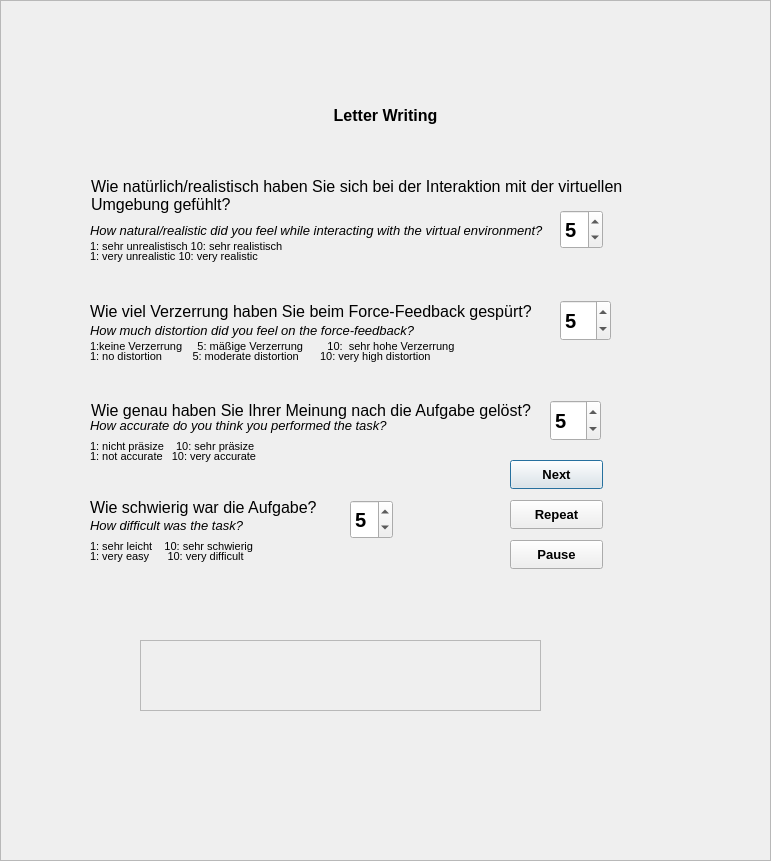
<?xml version="1.0" encoding="UTF-8"?>
<ui version="4.0">
 <class>questionletter</class>
 <widget class="QDialog" name="questionletter">
  <property name="geometry">
   <rect>
    <x>0</x>
    <y>0</y>
    <width>771</width>
    <height>861</height>
   </rect>
  </property>
  <property name="windowTitle">
   <string>Questionnaire for Letter Writing Task</string>
  </property>
  <widget class="QFrame" name="frame">
   <property name="geometry">
    <rect>
     <x>0</x>
     <y>0</y>
     <width>771</width>
     <height>861</height>
    </rect>
   </property>
   <property name="frameShape">
    <enum>QFrame::StyledPanel</enum>
   </property>
   <property name="frameShadow">
    <enum>QFrame::Raised</enum>
   </property>
   <widget class="QFrame" name="frame_2">
    <property name="geometry">
     <rect>
      <x>140</x>
      <y>640</y>
      <width>401</width>
      <height>71</height>
     </rect>
    </property>
    <property name="frameShape">
     <enum>QFrame::StyledPanel</enum>
    </property>
    <property name="frameShadow">
     <enum>QFrame::Raised</enum>
    </property>
   </widget>
   <widget class="QSpinBox" name="spinBox_2">
    <property name="geometry">
     <rect>
      <x>550</x>
      <y>400</y>
      <width>51</width>
      <height>41</height>
     </rect>
    </property>
    <property name="font">
     <font>
      <pointsize>15</pointsize>
      <bold>true</bold>
     </font>
    </property>
    <property name="layoutDirection">
     <enum>Qt::LeftToRight</enum>
    </property>
    <property name="autoFillBackground">
     <bool>false</bool>
    </property>
    <property name="buttonSymbols">
     <enum>QAbstractSpinBox::UpDownArrows</enum>
    </property>
    <property name="minimum">
     <number>1</number>
    </property>
    <property name="maximum">
     <number>10</number>
    </property>
    <property name="value">
     <number>5</number>
    </property>
   </widget>
   <widget class="QLabel" name="label_12">
    <property name="geometry">
     <rect>
      <x>91</x>
      <y>400</y>
      <width>451</width>
      <height>20</height>
     </rect>
    </property>
    <property name="font">
     <font>
      <pointsize>12</pointsize>
     </font>
    </property>
    <property name="text">
     <string>Wie genau haben Sie Ihrer Meinung nach die Aufgabe gelöst?</string>
    </property>
    <property name="alignment">
     <set>Qt::AlignBottom|Qt::AlignLeading|Qt::AlignLeft</set>
    </property>
    <property name="wordWrap">
     <bool>true</bool>
    </property>
   </widget>
   <widget class="QLabel" name="label_11">
    <property name="geometry">
     <rect>
      <x>90</x>
      <y>450</y>
      <width>191</width>
      <height>20</height>
     </rect>
    </property>
    <property name="font">
     <font>
      <pointsize>8</pointsize>
     </font>
    </property>
    <property name="text">
     <string>1: not accurate   10: very accurate</string>
    </property>
    <property name="alignment">
     <set>Qt::AlignLeading|Qt::AlignLeft|Qt::AlignTop</set>
    </property>
   </widget>
   <widget class="QLabel" name="label_10">
    <property name="geometry">
     <rect>
      <x>90</x>
      <y>240</y>
      <width>231</width>
      <height>20</height>
     </rect>
    </property>
    <property name="font">
     <font>
      <pointsize>8</pointsize>
     </font>
    </property>
    <property name="text">
     <string>1: sehr unrealistisch 10: sehr realistisch</string>
    </property>
    <property name="alignment">
     <set>Qt::AlignLeading|Qt::AlignLeft|Qt::AlignTop</set>
    </property>
   </widget>
   <widget class="QLabel" name="label_14">
    <property name="geometry">
     <rect>
      <x>90</x>
      <y>550</y>
      <width>191</width>
      <height>20</height>
     </rect>
    </property>
    <property name="font">
     <font>
      <pointsize>8</pointsize>
     </font>
    </property>
    <property name="text">
     <string>1: very easy      10: very difficult</string>
    </property>
    <property name="alignment">
     <set>Qt::AlignLeading|Qt::AlignLeft|Qt::AlignTop</set>
    </property>
   </widget>
   <widget class="QLabel" name="label">
    <property name="geometry">
     <rect>
      <x>90</x>
      <y>220</y>
      <width>461</width>
      <height>20</height>
     </rect>
    </property>
    <property name="font">
     <font>
      <pointsize>10</pointsize>
      <italic>true</italic>
     </font>
    </property>
    <property name="text">
     <string>How natural/realistic did you feel while interacting with the virtual environment?</string>
    </property>
   </widget>
   <widget class="QLabel" name="label_3">
    <property name="geometry">
     <rect>
      <x>90</x>
      <y>410</y>
      <width>381</width>
      <height>31</height>
     </rect>
    </property>
    <property name="font">
     <font>
      <pointsize>10</pointsize>
      <italic>true</italic>
     </font>
    </property>
    <property name="text">
     <string>How accurate do you think you performed the task?</string>
    </property>
   </widget>
   <widget class="QLabel" name="label_4">
    <property name="geometry">
     <rect>
      <x>90</x>
      <y>510</y>
      <width>201</width>
      <height>31</height>
     </rect>
    </property>
    <property name="font">
     <font>
      <pointsize>10</pointsize>
      <italic>true</italic>
     </font>
    </property>
    <property name="text">
     <string>How difficult was the task?</string>
    </property>
   </widget>
   <widget class="QPushButton" name="NextButton">
    <property name="geometry">
     <rect>
      <x>510</x>
      <y>460</y>
      <width>93</width>
      <height>29</height>
     </rect>
    </property>
    <property name="font">
     <font>
      <pointsize>10</pointsize>
      <bold>true</bold>
     </font>
    </property>
    <property name="text">
     <string>Next</string>
    </property>
   </widget>
   <widget class="QLabel" name="label_13">
    <property name="geometry">
     <rect>
      <x>90</x>
      <y>490</y>
      <width>291</width>
      <height>27</height>
     </rect>
    </property>
    <property name="font">
     <font>
      <pointsize>12</pointsize>
     </font>
    </property>
    <property name="text">
     <string>Wie schwierig war die Aufgabe?</string>
    </property>
    <property name="alignment">
     <set>Qt::AlignBottom|Qt::AlignLeading|Qt::AlignLeft</set>
    </property>
   </widget>
   <widget class="QSpinBox" name="spinBox_3">
    <property name="geometry">
     <rect>
      <x>350</x>
      <y>500</y>
      <width>43</width>
      <height>39</height>
     </rect>
    </property>
    <property name="font">
     <font>
      <pointsize>15</pointsize>
      <bold>true</bold>
      <strikeout>false</strikeout>
     </font>
    </property>
    <property name="focusPolicy">
     <enum>Qt::WheelFocus</enum>
    </property>
    <property name="layoutDirection">
     <enum>Qt::LeftToRight</enum>
    </property>
    <property name="autoFillBackground">
     <bool>false</bool>
    </property>
    <property name="buttonSymbols">
     <enum>QAbstractSpinBox::UpDownArrows</enum>
    </property>
    <property name="minimum">
     <number>1</number>
    </property>
    <property name="maximum">
     <number>10</number>
    </property>
    <property name="value">
     <number>5</number>
    </property>
   </widget>
   <widget class="QLabel" name="label_9">
    <property name="geometry">
     <rect>
      <x>91</x>
      <y>160</y>
      <width>571</width>
      <height>54</height>
     </rect>
    </property>
    <property name="font">
     <font>
      <pointsize>12</pointsize>
     </font>
    </property>
    <property name="text">
     <string>Wie natürlich/realistisch haben Sie sich bei der Interaktion mit der virtuellen Umgebung gefühlt?</string>
    </property>
    <property name="alignment">
     <set>Qt::AlignBottom|Qt::AlignLeading|Qt::AlignLeft</set>
    </property>
    <property name="wordWrap">
     <bool>true</bool>
    </property>
   </widget>
   <widget class="QSpinBox" name="spinBox">
    <property name="geometry">
     <rect>
      <x>560</x>
      <y>210</y>
      <width>43</width>
      <height>39</height>
     </rect>
    </property>
    <property name="font">
     <font>
      <pointsize>15</pointsize>
      <bold>true</bold>
     </font>
    </property>
    <property name="layoutDirection">
     <enum>Qt::LeftToRight</enum>
    </property>
    <property name="autoFillBackground">
     <bool>false</bool>
    </property>
    <property name="buttonSymbols">
     <enum>QAbstractSpinBox::UpDownArrows</enum>
    </property>
    <property name="minimum">
     <number>1</number>
    </property>
    <property name="maximum">
     <number>10</number>
    </property>
    <property name="value">
     <number>5</number>
    </property>
   </widget>
   <widget class="QLabel" name="label_15">
    <property name="geometry">
     <rect>
      <x>90</x>
      <y>250</y>
      <width>231</width>
      <height>20</height>
     </rect>
    </property>
    <property name="font">
     <font>
      <pointsize>8</pointsize>
     </font>
    </property>
    <property name="text">
     <string>1: very unrealistic 10: very realistic</string>
    </property>
    <property name="alignment">
     <set>Qt::AlignLeading|Qt::AlignLeft|Qt::AlignTop</set>
    </property>
   </widget>
   <widget class="QPushButton" name="Repeat">
    <property name="geometry">
     <rect>
      <x>510</x>
      <y>500</y>
      <width>93</width>
      <height>29</height>
     </rect>
    </property>
    <property name="font">
     <font>
      <pointsize>10</pointsize>
      <bold>true</bold>
     </font>
    </property>
    <property name="text">
     <string>Repeat</string>
    </property>
   </widget>
   <widget class="QPushButton" name="Pause">
    <property name="geometry">
     <rect>
      <x>510</x>
      <y>540</y>
      <width>93</width>
      <height>29</height>
     </rect>
    </property>
    <property name="font">
     <font>
      <pointsize>10</pointsize>
      <bold>true</bold>
     </font>
    </property>
    <property name="text">
     <string>Pause</string>
    </property>
   </widget>
   <widget class="QLabel" name="label_16">
    <property name="geometry">
     <rect>
      <x>90</x>
      <y>540</y>
      <width>191</width>
      <height>20</height>
     </rect>
    </property>
    <property name="font">
     <font>
      <pointsize>8</pointsize>
     </font>
    </property>
    <property name="text">
     <string>1: sehr leicht    10: sehr schwierig</string>
    </property>
    <property name="alignment">
     <set>Qt::AlignLeading|Qt::AlignLeft|Qt::AlignTop</set>
    </property>
   </widget>
   <widget class="QLabel" name="label_17">
    <property name="geometry">
     <rect>
      <x>90</x>
      <y>440</y>
      <width>231</width>
      <height>20</height>
     </rect>
    </property>
    <property name="font">
     <font>
      <pointsize>8</pointsize>
     </font>
    </property>
    <property name="text">
     <string>1: nicht präsize    10: sehr präsize</string>
    </property>
    <property name="alignment">
     <set>Qt::AlignLeading|Qt::AlignLeft|Qt::AlignTop</set>
    </property>
   </widget>
   <widget class="QLabel" name="label_18">
    <property name="geometry">
     <rect>
      <x>90</x>
      <y>300</y>
      <width>571</width>
      <height>21</height>
     </rect>
    </property>
    <property name="font">
     <font>
      <pointsize>12</pointsize>
     </font>
    </property>
    <property name="text">
     <string>Wie viel Verzerrung haben Sie beim Force-Feedback gespürt?</string>
    </property>
    <property name="alignment">
     <set>Qt::AlignBottom|Qt::AlignLeading|Qt::AlignLeft</set>
    </property>
    <property name="wordWrap">
     <bool>true</bool>
    </property>
   </widget>
   <widget class="QLabel" name="label_19">
    <property name="geometry">
     <rect>
      <x>90</x>
      <y>350</y>
      <width>381</width>
      <height>20</height>
     </rect>
    </property>
    <property name="font">
     <font>
      <pointsize>8</pointsize>
     </font>
    </property>
    <property name="text">
     <string>1: no distortion          5: moderate distortion       10: very high distortion</string>
    </property>
    <property name="alignment">
     <set>Qt::AlignLeading|Qt::AlignLeft|Qt::AlignTop</set>
    </property>
   </widget>
   <widget class="QLabel" name="label_20">
    <property name="geometry">
     <rect>
      <x>90</x>
      <y>340</y>
      <width>391</width>
      <height>20</height>
     </rect>
    </property>
    <property name="font">
     <font>
      <pointsize>8</pointsize>
     </font>
    </property>
    <property name="text">
     <string>1:keine Verzerrung     5: mäßige Verzerrung        10:  sehr hohe Verzerrung</string>
    </property>
    <property name="alignment">
     <set>Qt::AlignLeading|Qt::AlignLeft|Qt::AlignTop</set>
    </property>
   </widget>
   <widget class="QLabel" name="label_5">
    <property name="geometry">
     <rect>
      <x>90</x>
      <y>320</y>
      <width>461</width>
      <height>20</height>
     </rect>
    </property>
    <property name="font">
     <font>
      <pointsize>10</pointsize>
      <italic>true</italic>
     </font>
    </property>
    <property name="text">
     <string>How much distortion did you feel on the force-feedback?</string>
    </property>
   </widget>
   <widget class="QSpinBox" name="spinBox_4">
    <property name="geometry">
     <rect>
      <x>560</x>
      <y>300</y>
      <width>51</width>
      <height>41</height>
     </rect>
    </property>
    <property name="font">
     <font>
      <pointsize>15</pointsize>
      <bold>true</bold>
     </font>
    </property>
    <property name="layoutDirection">
     <enum>Qt::LeftToRight</enum>
    </property>
    <property name="autoFillBackground">
     <bool>false</bool>
    </property>
    <property name="buttonSymbols">
     <enum>QAbstractSpinBox::UpDownArrows</enum>
    </property>
    <property name="minimum">
     <number>1</number>
    </property>
    <property name="maximum">
     <number>10</number>
    </property>
    <property name="value">
     <number>5</number>
    </property>
   </widget>
   <widget class="QWidget" name="layoutWidget">
    <property name="geometry">
     <rect>
      <x>60</x>
      <y>80</y>
      <width>2</width>
      <height>2</height>
     </rect>
    </property>
    <layout class="QHBoxLayout" name="horizontalLayout_2"/>
   </widget>
   <widget class="QLabel" name="label_2">
    <property name="geometry">
     <rect>
      <x>310</x>
      <y>100</y>
      <width>151</width>
      <height>31</height>
     </rect>
    </property>
    <property name="font">
     <font>
      <pointsize>11</pointsize>
      <bold>true</bold>
     </font>
    </property>
    <property name="text">
     <string>&lt;html&gt;&lt;head/&gt;&lt;body&gt;&lt;p&gt;&lt;span style=&quot; font-size:12pt;&quot;&gt;Letter Writing&lt;/span&gt;&lt;/p&gt;&lt;/body&gt;&lt;/html&gt;</string>
    </property>
    <property name="alignment">
     <set>Qt::AlignCenter</set>
    </property>
   </widget>
  </widget>
 </widget>
 <resources/>
 <connections/>
</ui>
